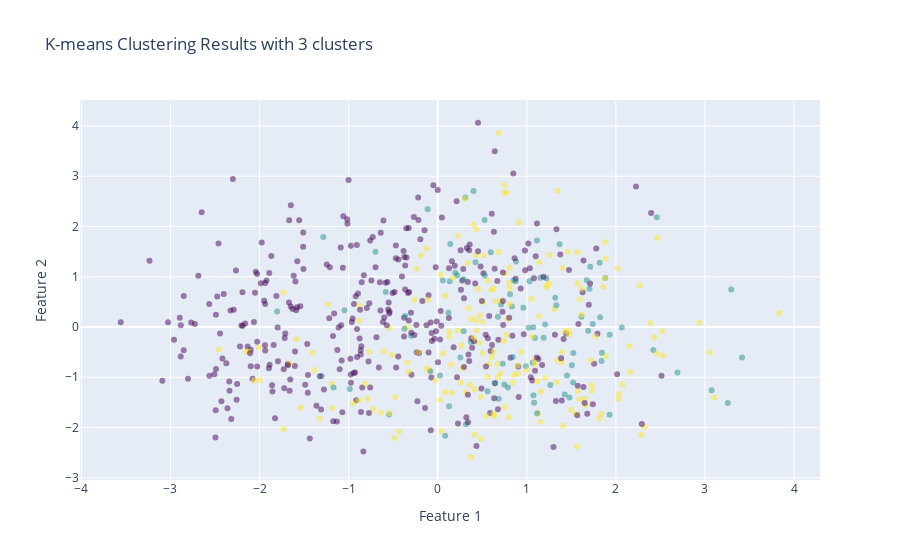

The notebook cell this image was saved under:
### Code cell
import plotly.graph_objs as go

# Assuming you have 'features_to_visualize', 'kmeans_cluster.labels_', and 'data_2d' available

# Create a scatter trace for the data points
def clustering_results_plot(model, data_2d, features_to_visualize):
    features_to_visualize = data_2d.iloc[:, :2].values
    scatter = go.Scatter(
    x=features_to_visualize[:, 0],
    y=features_to_visualize[:, 1],
    mode='markers',
    marker=dict(
        color=model.labels_,
        colorscale='Viridis',
        opacity=0.5
    ),
    text=data_2d.index  # Add text (labels/index) on hover
    )

    # Create layout for the scatter plot
    layout = go.Layout(
        title='K-means Clustering Results with 3 clusters',
        xaxis=dict(title='Feature 1'),  # Replace with your actual feature name
        yaxis=dict(title='Feature 2'),  # Replace with your actual feature name
        showlegend=False,
    )

    # Create a figure and add the scatter trace
    fig = go.Figure(data=[scatter], layout=layout)

    # Show the figure
    fig.show()

clustering_results_plot(model, data_2d, features_to_visualize)

### Figure 1 — Plotly figure (JSON) as saved in the notebook; plotly's stock layout.template omitted (floating-point values rounded to 4 significant figures; data arrays with more than 128 entries replaced by an {"elided": "..."} marker saying what was removed)
{"data": [{"marker": {"color": {"elided": "622 int values"}, "colorscale": [[0, "#440154"], [0.1111, "#482878"], [0.2222, "#3e4989"], [0.3333, "#31688e"], [0.4444, "#26828e"], [0.5556, "#1f9e89"], [0.6667, "#35b779"], [0.7778, "#6ece58"], [0.8889, "#b5de2b"], [1, "#fde725"]], "opacity": 0.5}, "mode": "markers", "text": {"elided": "622 int values"}, "type": "scatter", "x": {"elided": "622 float values"}, "y": {"elided": "622 float values"}}], "layout": {"showlegend": false, "title": {"text": "K-means Clustering Results with 3 clusters"}, "xaxis": {"title": {"text": "Feature 1"}}, "yaxis": {"title": {"text": "Feature 2"}}}}
